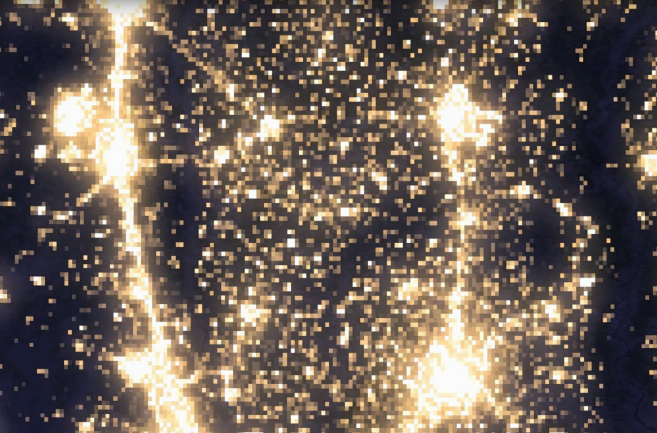
#> input picture sat_img/sat0.png, 1314 x 865 px, found by its file name (shown at 1/2 size); its folder holds 4 pictures in this run
$ python localise-region.py
#> lines starting #> are read from the running program, lines starting #| are printed output that depends on the picture; after the words box and inside, x2 and y2 are one past the last pixel; in counts of white or black regions, pixels touching at a corner belong together
import cv2
import os

def detect_bright_spots(image_path, threshold_value=200, min_contour_area=50):
    # Load the image
#> called with threshold_value = 200, min_contour_area = 50
    image = cv2.imread(image_path)
#> image is the input picture: shape (865, 1314, 3); mean B, G, R 89.5, 98.8, 111.6

    # Convert the image to grayscale
    gray_image = cv2.cvtColor(image, cv2.COLOR_BGR2GRAY)
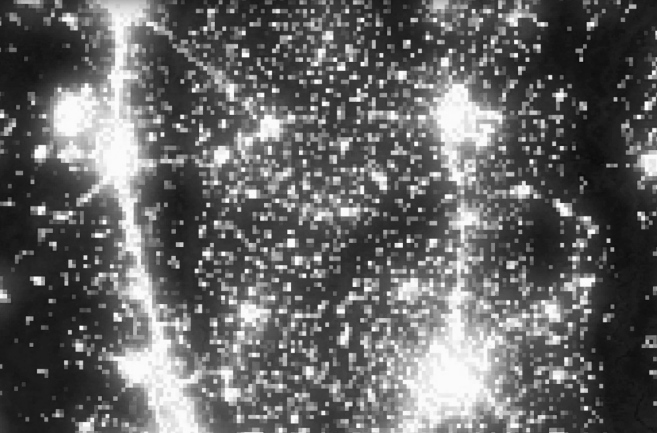
#> gray_image: shape (865, 1314) (shown at 1/2 size); min 11, max 251, mean 101.6

    # Apply thresholding
    _, binary_image = cv2.threshold(gray_image, threshold_value, 255, cv2.THRESH_BINARY)
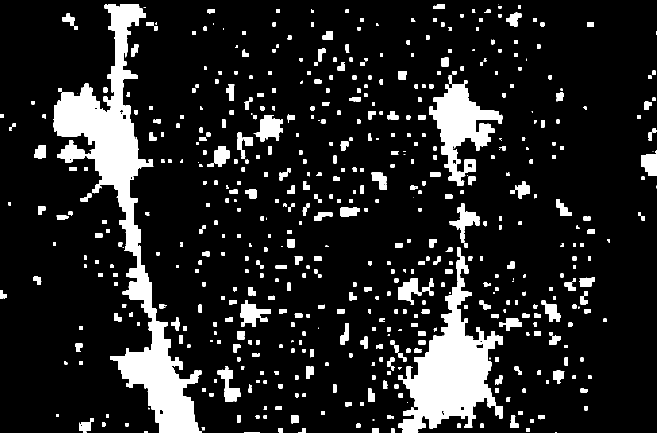
#> binary_image: shape (865, 1314) (shown at 1/2 size); 13.4% white; 568 white regions (52 under 20 px)

    # Find contours
    contours, _ = cv2.findContours(binary_image, cv2.RETR_EXTERNAL, cv2.CHAIN_APPROX_SIMPLE)
#> contours = 567 contours, 66 with area under 20; largest, box (x1, y1, x2, y2) and area: (107, 8, 404, 865) 51636, (796, 495, 1006, 865) 28874, (859, 160, 1005, 371) 12120, (507, 230, 566, 283) 1694, (481, 601, 542, 654) 1539
    cv2.imshow("ninary image", contours);
    # Filter the contours based on minimum contour area
    filtered_contours = [cnt for cnt in contours if cv2.contourArea(cnt) > min_contour_area]
#> filtered_contours = 188 contours; largest, box (x1, y1, x2, y2) and area: (107, 8, 404, 865) 51636, (796, 495, 1006, 865) 28874, (859, 160, 1005, 371) 12120, (507, 230, 566, 283) 1694, (481, 601, 542, 654) 1539

    # Calculate the area of each bright spot (circle) separately and print it on the image
    for i, contour in enumerate(filtered_contours):
        (x, y), radius = cv2.minEnclosingCircle(contour)
        center = (int(x), int(y))
        radius = int(radius)
        cv2.circle(image, center, radius, (0, 255, 0), 2)  # Green circle

        area = cv2.contourArea(contour)
        area_text = f"Area: {area:.2f} sq. pixels"
        cv2.putText(image, area_text, (int(x) - 30, int(y) + radius + 15),
                    cv2.FONT_HERSHEY_SIMPLEX, 0.5, (0, 255, 0), 2)  # Print the area as text on the image
#> this loop made 188 passes
#> (x, y, radius, center, area, area_text) on passes 2, 4, 5: (560.5, 860, 5, (560, 860), 55.5, 'Area: 55.50 sq. pixels'), (716.5, 851.4, 5, (716, 851), 54, 'Area: 54.00 sq. pixels'), (173, 848.5, 18, (173, 848), 402, 'Area: 402.00 sq. pixels')
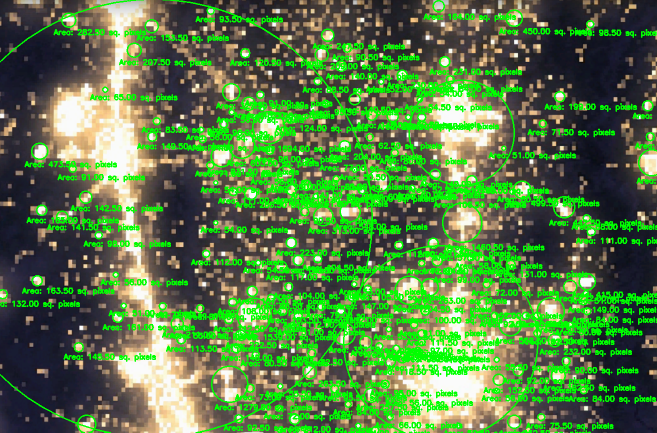
#> image: shape (865, 1314, 3) (shown at 1/2 size); 19.21% of pixels changed, all inside (x1, y1, x2, y2) = (0, 0, 1314, 865)

    cv2.imshow('Detected Bright Spots', image)
    cv2.waitKey(0)
    cv2.destroyAllWindows()
    return image

if __name__ == "__main__":
    """
    image_paths = ["C:\\Users\\One-Exploit's\\Desktop\\projects\\amu_sat\\sat_img\\sat0.png",
                   "C:\\Users\\One-Exploit's\\Desktop\\projects\\amu_sat\\sat_img\\sat1.png",
                   "C:\\Users\\One-Exploit's\\Desktop\\projects\\amu_sat\\sat_img\\sat2.png",
                   "C:\\Users\\One-Exploit's\\Desktop\\projects\\amu_sat\\sat_img\\sat3.png",
                   "C:\\Users\\One-Exploit's\\Desktop\\projects\\amu_sat\\sat_img\\sat4.png",
                   "C:\\Users\\One-Exploit's\\Desktop\\projects\\amu_sat\\sat_img\\sat5.png",
                   "C:\\Users\\One-Exploit's\\Desktop\\projects\\amu_sat\\sat_img\\sat6.png",
                   "C:\\Users\\One-Exploit's\\Desktop\\projects\\amu_sat\\sat_img\\sat7.png",
                   "C:\\Users\\One-Exploit's\\Desktop\\projects\\amu_sat\\sat_img\\sat8.png"];
                   """

    for k in range(0,16):
        image_paths=str("C:\\Users\\One-Exploit's\\Desktop\\1 Projects\\amu_sat\\sat_img\\sat{}.png".format(k))
        processed_image = detect_bright_spots(image_paths)
        output_path = f"C:\\Users\\One-Exploit's\\Desktop\\1 Projects\\amu_sat\\sat_out\\sat{k}.png"
        cv2.imwrite(output_path, processed_image)
        k=k+1;
#> pass 2 of the loop `for k in range(0,16):`:
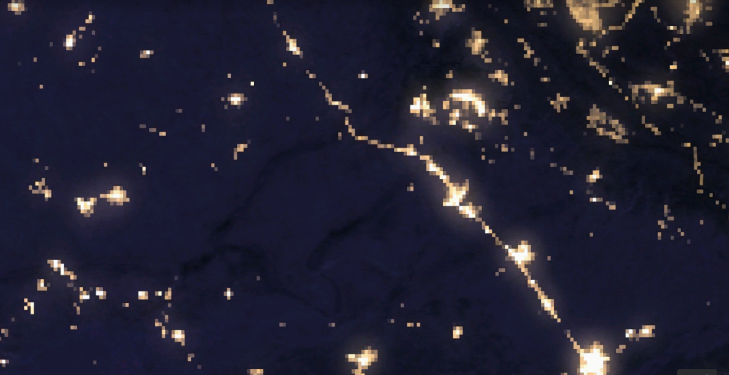
#> input picture sat_img/sat1.png, 1458 x 749 px, found by its file name (shown at 1/2 size)
#> in detect_bright_spots, image is the input picture: shape (749, 1458, 3); mean B, G, R 50.5, 33, 34.5
#> gray_image: shape (749, 1458)
#> in detect_bright_spots (call 2), `_, binary_image = cv2.threshold(gray_image, threshold_value, 255, cv2...`:
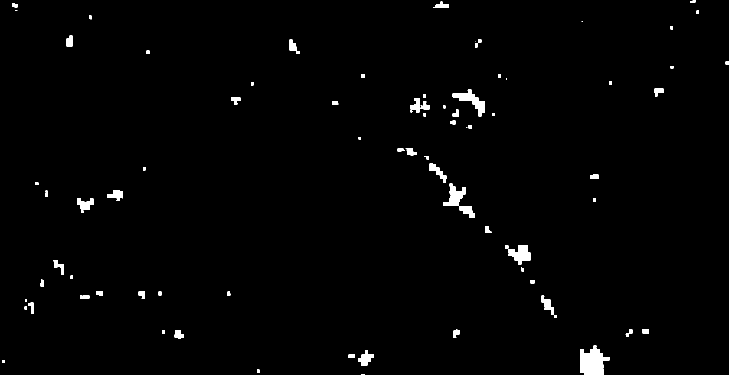
#> binary_image: shape (749, 1458) (shown at 1/2 size); 1.3% white; 80 white regions (8 under 20 px)
#> contours = 80 contours, 12 with area under 20; largest, box (x1, y1, x2, y2) and area: (1160, 691, 1219, 749) 2170, (905, 179, 970, 233) 1034, (1017, 490, 1062, 529) 960, (886, 367, 931, 412) 886, (716, 700, 748, 731) 472
#> filtered_contours = 37 contours; largest, box (x1, y1, x2, y2) and area: (1160, 691, 1219, 749) 2170, (905, 179, 970, 233) 1034, (1017, 490, 1062, 529) 960, (886, 367, 931, 412) 886, (716, 700, 748, 731) 472
#> the loop in detect_bright_spots (call 2), `for i, contour in enumerate(filtered_contours):` made 37 passes
#> (x, y, radius, center, area, area_text) on passes 2, 3, 4, 7, 8, 9: (731.9, 716.4, 16, (731, 716), 472, 'Area: 472.00 sq. pixels'), (1184.8, 721.4, 34, (1184, 721), 2170.5, 'Area: 2170.50 sq. pixels'), (358.4, 668.2, 11, (358, 668), 203, 'Area: 203.00 sq. pixels'), (912.2, 667.3, 9, (912, 667), 113.5, 'Area: 113.50 sq. pixels'), (62.05, 616, 11, (62, 616), 115.5, 'Area: 115.50 sq. pixels'), (1095, 609.5, 22, (1095, 609), 381, 'Area: 381.00 sq. pixels')
#> after the loop in detect_bright_spots (call 2), `for i, contour in enumerate(filtered_contours):`:
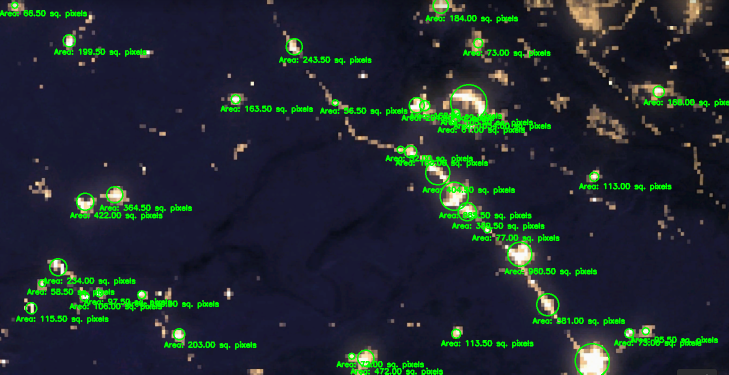
#> image: shape (749, 1458, 3) (shown at 1/2 size); 4.45% of pixels changed, all inside (x1, y1, x2, y2) = (0, 0, 1458, 749)
#> (the run stopped early here; a loop or call above may not have finished)
